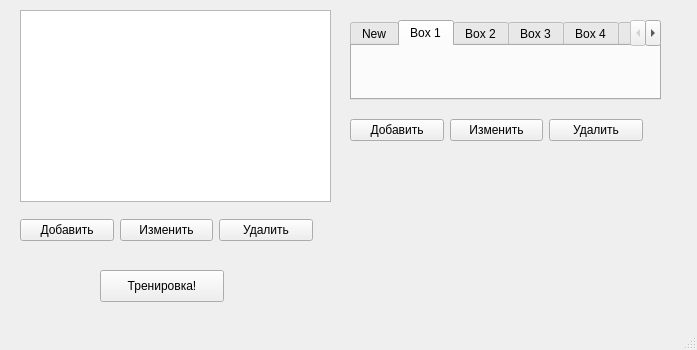
<?xml version="1.0" encoding="UTF-8"?>
<ui version="4.0">
 <class>Main_Window</class>
 <widget class="QMainWindow" name="Main_Window">
  <property name="geometry">
   <rect>
    <x>0</x>
    <y>0</y>
    <width>697</width>
    <height>350</height>
   </rect>
  </property>
  <property name="windowTitle">
   <string>Main_Window</string>
  </property>
  <widget class="QWidget" name="centralwidget">
   <widget class="QTabWidget" name="box_6">
    <property name="geometry">
     <rect>
      <x>350</x>
      <y>20</y>
      <width>311</width>
      <height>80</height>
     </rect>
    </property>
    <property name="currentIndex">
     <number>1</number>
    </property>
    <widget class="QWidget" name="box_0">
     <attribute name="title">
      <string>New</string>
     </attribute>
    </widget>
    <widget class="QWidget" name="box_1">
     <attribute name="title">
      <string>Box 1</string>
     </attribute>
    </widget>
    <widget class="QWidget" name="box_2">
     <attribute name="title">
      <string>Box 2</string>
     </attribute>
    </widget>
    <widget class="QWidget" name="box_3">
     <attribute name="title">
      <string>Box 3</string>
     </attribute>
    </widget>
    <widget class="QWidget" name="box_4">
     <attribute name="title">
      <string>Box 4</string>
     </attribute>
    </widget>
    <widget class="QWidget" name="box_5">
     <attribute name="title">
      <string>Box 5</string>
     </attribute>
    </widget>
   </widget>
   <widget class="QWidget" name="horizontalLayoutWidget">
    <property name="geometry">
     <rect>
      <x>20</x>
      <y>210</y>
      <width>293</width>
      <height>41</height>
     </rect>
    </property>
    <layout class="QHBoxLayout" name="horizontalLayout">
     <item>
      <widget class="QPushButton" name="btn_add_deck">
       <property name="text">
        <string>Добавить</string>
       </property>
      </widget>
     </item>
     <item>
      <widget class="QPushButton" name="btn_change_deck">
       <property name="text">
        <string>Изменить</string>
       </property>
      </widget>
     </item>
     <item>
      <widget class="QPushButton" name="btn_del_deck">
       <property name="text">
        <string>Удалить</string>
       </property>
      </widget>
     </item>
    </layout>
   </widget>
   <widget class="QPushButton" name="btn_start">
    <property name="geometry">
     <rect>
      <x>100</x>
      <y>270</y>
      <width>124</width>
      <height>32</height>
     </rect>
    </property>
    <property name="text">
     <string>Тренировка!</string>
    </property>
   </widget>
   <widget class="QWidget" name="horizontalLayoutWidget_2">
    <property name="geometry">
     <rect>
      <x>350</x>
      <y>110</y>
      <width>293</width>
      <height>41</height>
     </rect>
    </property>
    <layout class="QHBoxLayout" name="horizontalLayout_2">
     <item>
      <widget class="QPushButton" name="btn_add_card">
       <property name="text">
        <string>Добавить</string>
       </property>
      </widget>
     </item>
     <item>
      <widget class="QPushButton" name="btn_change_card">
       <property name="text">
        <string>Изменить</string>
       </property>
      </widget>
     </item>
     <item>
      <widget class="QPushButton" name="btn_del_card">
       <property name="text">
        <string>Удалить</string>
       </property>
      </widget>
     </item>
    </layout>
   </widget>
   <widget class="QTableWidget" name="tableWidget">
    <property name="geometry">
     <rect>
      <x>20</x>
      <y>10</y>
      <width>311</width>
      <height>192</height>
     </rect>
    </property>
   </widget>
  </widget>
  <widget class="QStatusBar" name="statusbar"/>
 </widget>
 <resources/>
 <connections/>
</ui>
